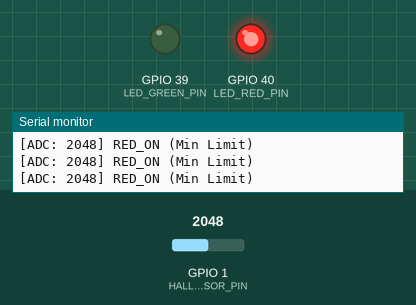
Recording of a program running on a simulated ESP32-S2. On the bench: output pins drawn as LEDs (lit = HIGH), the last lines printed to the serial monitor. Dashed ring = blinking. The test bench sets the inputs (shaded band); at power-on: GPIO 1 (HALL_SENSOR_PIN) = 2048 (analog values on the 0–4095 scale). No CAN messages arrive unless stated.

Above: at 2.2 s.
2.3 s: GPIO 1 (HALL_SENSOR_PIN) set to 2134
3.8 s: GPIO 1 (HALL_SENSOR_PIN) set to 2219
At 3.94 s:
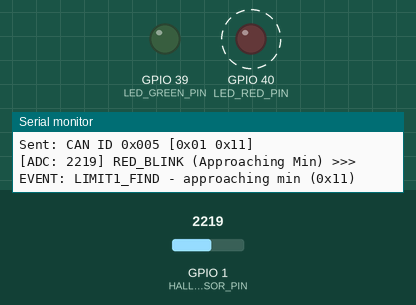
6.8 s: GPIO 1 (HALL_SENSOR_PIN) set to 2390
9.8 s: GPIO 1 (HALL_SENSOR_PIN) set to 2496
11.8 s: GPIO 1 (HALL_SENSOR_PIN) set to 2821
13.3 s: GPIO 1 (HALL_SENSOR_PIN) set to 2932
At 13.43 s:
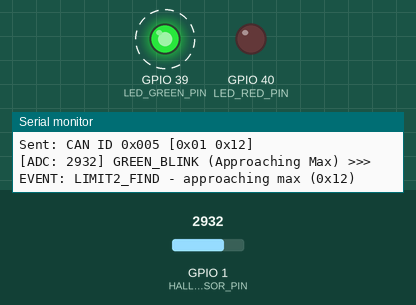
Timing chart, 0 to 17.3 s (numbered marks = the images above; inputs shaded):
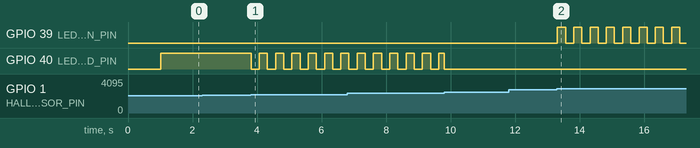

Measured:
- the behaviour switches between 2159 and 2160 on GPIO 1 (HALL_SENSOR_PIN) (found by bisection; images 0 and 1)
- the behaviour switches between 2860 and 2861 on GPIO 1 (HALL_SENSOR_PIN) (found by bisection; images 1 and 2)
- after the input at 3.8 s, GPIO 40 (LED_RED_PIN): alternates HIGH for 0.25 s and LOW for 0.25 s, starting at once
- after the input at 13.3 s, GPIO 39 (LED_GREEN_PIN): alternates HIGH for 0.25 s and LOW for 0.25 s, starting at once

The program:

main.cpp
```cpp
/*
 * ESP32-S2 Safety Node - TWAI CAN Bus Implementation
 *
 * Implements Safety Node Protocol (CAN ID: 0x005)
 * - Device ID 0x01: Safety Device 1 (e.g., Left/Yaw Limit)
 * - Device ID 0x02: Safety Device 2 (e.g., Up/Pitch Limit)
 *
 * LED Indicators:
 * - Red LED: Min limit warnings (solid or blink)
 * - Green LED: Max limit warnings (solid or blink)
 * - Alternating Red/Green (2 Hz): CAN communication error
 *
 * Board: Wemos/Lolin S2 Mini (ESP32-S2FN4R2)
 * Framework: PlatformIO (Arduino Core)
 * CAN: Internal TWAI (Two-Wire Automotive Interface)
 */

#include <Arduino.h>
#include "driver/twai.h"
#include "esp_task_wdt.h"

// CAN Configuration
#define CAN_ID_SAFETY       0x005
#define DEVICE_ID_1         0x01
#define DEVICE_ID_2         0x02
#define STATUS_MIN_LIMIT    0x10
#define STATUS_MAX_LIMIT    0x20
#define STATUS_LIMIT1_FIND  0x11
#define STATUS_LIMIT2_FIND  0x12

// CAN Bitrate configuration (set via build flags)
// Options: 250, 500, 800, 1000 kbps
#ifndef CAN_SPEED_KBPS
#define CAN_SPEED_KBPS      500  // Default: 500 kbps
#endif

#if CAN_SPEED_KBPS == 1000
#define CAN_BITRATE         TWAI_TIMING_CONFIG_1MBITS()
#define CAN_BITRATE_STR     "1 Mbps"
#elif CAN_SPEED_KBPS == 800
#define CAN_BITRATE         TWAI_TIMING_CONFIG_800KBITS()
#define CAN_BITRATE_STR     "800 kbps"
#elif CAN_SPEED_KBPS == 500
#define CAN_BITRATE         TWAI_TIMING_CONFIG_500KBITS()
#define CAN_BITRATE_STR     "500 kbps"
#elif CAN_SPEED_KBPS == 250
#define CAN_BITRATE         TWAI_TIMING_CONFIG_250KBITS()
#define CAN_BITRATE_STR     "250 kbps"
#elif CAN_SPEED_KBPS == 125
#define CAN_BITRATE         TWAI_TIMING_CONFIG_125KBITS()
#define CAN_BITRATE_STR     "125 kbps"
#else
#error "Unsupported CAN_SPEED_KBPS value. Use: 125, 250, 500, 800, or 1000"
#endif

// Heartbeat interval: 5000 ms (5 seconds)
#define HEARTBEAT_INTERVAL  5000

// Debounce time: 50ms (stable state required)
#define DEBOUNCE_TIME       10

// Watchdog timeout: 2 seconds
#define WDT_TIMEOUT_MS      2000

// Hall sensor thresholds for LED control
#define HALL_RED_BLINK_THRESHOLD     2460   // ADC < 2460 - red blink limit1 find  send STATUS_LIMIT1_FIND  0x11
#define HALL_RED_ON_THRESHOLD        2160   // ADC < 2160 - red on constantly border limit1
#define HALL_GREEN_BLINK_THRESHOLD  2860   // ADC > 2860 - green blink limit2 find  send STATUS_LIMIT2_FIND  0x12
#define HALL_GREEN_ON_THRESHOLD      3360   // ADC > 3360 - green on constantly border limit2

// LED blink interval
#define LED_BLINK_INTERVAL   500  // 500ms blink period

// Debug output (set to 0 to disable)
#define ENABLE_DEBUG_OUTPUT  1

// Device configuration (set via build flags)
#ifndef DEVICE_ID
#define DEVICE_ID           DEVICE_ID_1  // Default to Device 1
#endif

// Pin Configuration (ESP32-S2)
#define CAN_TX_PIN          5   // GPIO 5
#define CAN_RX_PIN          4   // GPIO 4
#define HALL_SENSOR_PIN     1   // GPIO 1 (A0, ADC)
#define LED_GREEN_PIN       39  // GPIO 39 (Green LED)
#define LED_RED_PIN         40  // GPIO 40 (Red LED)

// State variables
uint8_t current_device_id = DEVICE_ID;
unsigned long last_heartbeat = 0;
unsigned long last_hall_read = 0;
unsigned long last_led_update = 0;

// Hall sensor state
int last_hall_value = 0;
bool red_led_state = false;
bool green_led_state = false;
bool red_blink_mode = false;
bool green_blink_mode = false;
bool limit1_find_sent = false;  // Track if Limit1 Find was sent
bool limit2_find_sent = false;  // Track if Limit2 Find was sent

// CAN error state
bool can_error_mode = false;
uint8_t can_error_count = 0;
unsigned long last_can_error_blink = 0;
bool can_error_led_toggle = false;

// TWAI message structure
twai_message_t tx_message;

/**
 * Initialize TWAI (CAN) bus
 */
void setupTWAI() {
  // Configure TWAI pins
  twai_general_config_t g_config = TWAI_GENERAL_CONFIG_DEFAULT(
    (gpio_num_t)CAN_TX_PIN,
    (gpio_num_t)CAN_RX_PIN,
    TWAI_MODE_NORMAL
  );

  // Configure timing (500 kbps)
  twai_timing_config_t t_config = CAN_BITRATE;

  // Configure filter to accept all messages (we only send, but need filter for init)
  twai_filter_config_t f_config = TWAI_FILTER_CONFIG_ACCEPT_ALL();

  // Install TWAI driver
  esp_err_t result = twai_driver_install(&g_config, &t_config, &f_config);
  if (result != ESP_OK) {
    Serial.printf("Failed to install TWAI driver: %s\n", esp_err_to_name(result));
    while (1) {
      delay(1000);
    }
  }

  // Start TWAI driver (note: in some ESP32 versions, this is done automatically)
  result = twai_start();
  if (result != ESP_OK) {
    Serial.printf("Failed to start TWAI driver: %s\n", esp_err_to_name(result));
    while (1) {
      delay(1000);
    }
  }

  Serial.println("TWAI (CAN) bus initialized successfully");
}

/**
 * Check and recover from Bus-Off state
 */
void checkBusRecovery() {
  twai_status_info_t status_info;
  twai_get_status_info(&status_info);

  if (status_info.state == TWAI_STATE_BUS_OFF) {
    Serial.println("CAN Bus-Off detected, attempting recovery...");
    twai_initiate_recovery();
    delay(100);  // Wait for recovery
  }
}

/**
 * Send CAN message via TWAI
 */
bool sendCANMessage(uint32_t can_id, uint8_t* data, uint8_t data_len) {
  // Check bus state and recover if needed
  checkBusRecovery();

  // Prepare message
  tx_message.identifier = can_id;
  tx_message.data_length_code = data_len;
  tx_message.flags = TWAI_MSG_FLAG_NONE;
  tx_message.self = 0;
  tx_message.reserved = 0;

  // Copy data
  for (int i = 0; i < data_len && i < 8; i++) {
    tx_message.data[i] = data[i];
  }

  // Send message
  esp_err_t result = twai_transmit(&tx_message, pdMS_TO_TICKS(100));

  if (result == ESP_OK) {
    Serial.printf("Sent: CAN ID 0x%03X [", can_id);
    for (int i = 0; i < data_len; i++) {
      Serial.printf("0x%02X", data[i]);
      if (i < data_len - 1) Serial.print(" ");
    }
    Serial.println("]");

    // Reset error counter on successful transmission
    can_error_count = 0;
    if (can_error_mode) {
      can_error_mode = false;
      Serial.println("CAN communication restored");
    }
    return true;
  } else {
    Serial.printf("Failed to send CAN message: %s\n", esp_err_to_name(result));

    // Increment error counter
    can_error_count++;
    if (can_error_count >= 3 && !can_error_mode) {
      can_error_mode = true;
      Serial.println("CAN ERROR MODE: 3+ consecutive failures");
    }
    return false;
  }
}

/**
 * Send heartbeat message (1 byte: DeviceID only)
 */
void sendHeartbeat() {
  uint8_t payload[1] = {current_device_id};
  sendCANMessage(CAN_ID_SAFETY, payload, 1);
  // Note: LED feedback removed - using Hall sensor LEDs instead
}

/**
 * Send limit switch trigger message (based on Hall sensor)
 */
void sendLimitSwitchMessage(uint8_t device_id, uint8_t status) {
  uint8_t payload[2] = {device_id, status};
  sendCANMessage(CAN_ID_SAFETY, payload, 2);
}

/**
 * Read Hall sensor ADC value
 */
int readHallSensor() {
  return analogRead(HALL_SENSOR_PIN);
}

/**
 * Update LED states based on Hall sensor value or CAN error (non-blocking)
 */
void updateLEDs(int hall_value) {
  unsigned long current_time = millis();

  // CAN ERROR MODE: Alternate red/green blinking at 2 Hz (250ms per LED)
  if (can_error_mode) {
    if (current_time - last_can_error_blink >= 250) {
      can_error_led_toggle = !can_error_led_toggle;
      last_can_error_blink = current_time;
    }

    if (can_error_led_toggle) {
      digitalWrite(LED_RED_PIN, HIGH);
      digitalWrite(LED_GREEN_PIN, LOW);
    } else {
      digitalWrite(LED_RED_PIN, LOW);
      digitalWrite(LED_GREEN_PIN, HIGH);
    }
    return;  // Skip normal LED logic in error mode
  }

  // NORMAL MODE: Hall sensor based LED control
  bool led_update_due = (current_time - last_led_update >= LED_BLINK_INTERVAL / 2);

  // Determine LED states based on thresholds
  if (hall_value < HALL_RED_ON_THRESHOLD) {
    // Red LED on constantly
    red_blink_mode = false;
    red_led_state = true;
    green_led_state = false;
    green_blink_mode = false;
  } else if (hall_value < HALL_RED_BLINK_THRESHOLD) {
    // Red LED blink
    red_blink_mode = true;
    green_led_state = false;
    green_blink_mode = false;
    if (led_update_due) {
      red_led_state = !red_led_state;  // Toggle for blink
      last_led_update = current_time;
    }
  } else if (hall_value > HALL_GREEN_ON_THRESHOLD) {
    // Green LED on constantly
    green_blink_mode = false;
    green_led_state = true;
    red_led_state = false;
    red_blink_mode = false;
  } else if (hall_value > HALL_GREEN_BLINK_THRESHOLD) {
    // Green LED blink
    green_blink_mode = true;
    red_led_state = false;
    red_blink_mode = false;
    if (led_update_due) {
      green_led_state = !green_led_state;  // Toggle for blink
      last_led_update = current_time;
    }
  } else {
    // Normal range - both LEDs off
    red_led_state = false;
    green_led_state = false;
    red_blink_mode = false;
    green_blink_mode = false;
  }

  // Apply LED states
  digitalWrite(LED_RED_PIN, red_led_state ? HIGH : LOW);
  digitalWrite(LED_GREEN_PIN, green_led_state ? HIGH : LOW);
}

/**
 * Debug output for Hall sensor and threshold events
 */
void debugPrintHallSensor(int hall_value, const char* event = nullptr) {
#if ENABLE_DEBUG_OUTPUT
  static unsigned long last_print = 0;
  static int last_printed_value = -1;
  unsigned long current_time = millis();

  // Print ADC value every 500ms OR when event occurs
  bool should_print = (current_time - last_print >= 500) || (event != nullptr);

  if (should_print) {
    Serial.printf("[ADC: %4d] ", hall_value);

    // Print zone information
    if (hall_value < HALL_RED_ON_THRESHOLD) {
      Serial.print("RED_ON (Min Limit) ");
    } else if (hall_value < HALL_RED_BLINK_THRESHOLD) {
      Serial.print("RED_BLINK (Approaching Min) ");
    } else if (hall_value > HALL_GREEN_ON_THRESHOLD) {
      Serial.print("GREEN_ON (Max Limit) ");
    } else if (hall_value > HALL_GREEN_BLINK_THRESHOLD) {
      Serial.print("GREEN_BLINK (Approaching Max) ");
    } else {
      Serial.print("NORMAL ");
    }

    // Print event if any
    if (event != nullptr) {
      Serial.printf(">>> EVENT: %s", event);
    }

    Serial.println();
    last_print = current_time;
    last_printed_value = hall_value;
  }
#endif
}

/**
 * Check Hall sensor and send CAN messages if thresholds crossed
 */
void checkHallSensor() {
  int hall_value = readHallSensor();
  unsigned long current_time = millis();

  // Debounce: only check if enough time has passed
  if (current_time - last_hall_read < DEBOUNCE_TIME) {  // 50ms debounce
    return;
  }
  last_hall_read = current_time;

  // Check if value crossed thresholds and send CAN messages
  // ADC value ranges (according to thresholds):
  //   < 2160: Red zone (STATUS_MIN_LIMIT 0x10) - border limit1
  //   2160 <= ADC < 2460: Red blink zone (STATUS_LIMIT1_FIND 0x11) - approaching min limit
  //   2460 <= ADC <= 2860: Normal zone
  //   2860 < ADC <= 3360: Green blink zone (STATUS_LIMIT2_FIND 0x12) - approaching max limit
  //   > 3360: Green zone (STATUS_MAX_LIMIT 0x20) - border limit2

  // Min limit (red zone: ADC < 2160) - border limit1, send STATUS_MIN_LIMIT 0x10
  if (hall_value < HALL_RED_ON_THRESHOLD) {
    if (last_hall_value >= HALL_RED_ON_THRESHOLD) {
      // Just entered red zone (min limit fully triggered)
      sendLimitSwitchMessage(current_device_id, STATUS_MIN_LIMIT);
      debugPrintHallSensor(hall_value, "MIN_LIMIT triggered (0x10)");
      limit1_find_sent = false;  // Reset when min limit is reached
    }
  }

  // Limit1 Find (red blink zone: 2160 <= ADC < 2460) - send STATUS_LIMIT1_FIND 0x11
  if (hall_value >= HALL_RED_ON_THRESHOLD && hall_value < HALL_RED_BLINK_THRESHOLD) {
    if (last_hall_value < HALL_RED_ON_THRESHOLD || last_hall_value >= HALL_RED_BLINK_THRESHOLD) {
      // Just entered red blink zone (approaching min limit)
      if (!limit1_find_sent) {
        sendLimitSwitchMessage(current_device_id, STATUS_LIMIT1_FIND);
        debugPrintHallSensor(hall_value, "LIMIT1_FIND - approaching min (0x11)");
        limit1_find_sent = true;
      }
    }
  } else {
    // Reset flag when leaving red blink zone
    if (hall_value < HALL_RED_ON_THRESHOLD || hall_value >= HALL_RED_BLINK_THRESHOLD) {
      limit1_find_sent = false;
    }
  }

  // Limit2 Find (green blink zone: 2860 < ADC <= 3360) - send STATUS_LIMIT2_FIND 0x12
  if (hall_value > HALL_GREEN_BLINK_THRESHOLD && hall_value <= HALL_GREEN_ON_THRESHOLD) {
    if (last_hall_value <= HALL_GREEN_BLINK_THRESHOLD || last_hall_value > HALL_GREEN_ON_THRESHOLD) {
      // Just entered green blink zone (approaching max limit)
      if (!limit2_find_sent) {
        sendLimitSwitchMessage(current_device_id, STATUS_LIMIT2_FIND);
        debugPrintHallSensor(hall_value, "LIMIT2_FIND - approaching max (0x12)");
        limit2_find_sent = true;
      }
    }
  } else {
    // Reset flag when leaving green blink zone
    if (hall_value <= HALL_GREEN_BLINK_THRESHOLD || hall_value > HALL_GREEN_ON_THRESHOLD) {
      limit2_find_sent = false;
    }
  }

  // Max limit (green zone: ADC > 3360) - border limit2, send STATUS_MAX_LIMIT 0x20
  if (hall_value > HALL_GREEN_ON_THRESHOLD) {
    if (last_hall_value <= HALL_GREEN_ON_THRESHOLD) {
      // Just entered green zone (max limit fully triggered)
      sendLimitSwitchMessage(current_device_id, STATUS_MAX_LIMIT);
      debugPrintHallSensor(hall_value, "MAX_LIMIT triggered (0x20)");
      limit2_find_sent = false;  // Reset when max limit is reached
    }
  }

  last_hall_value = hall_value;

  // Update LEDs
  updateLEDs(hall_value);

  // Regular ADC readout
  debugPrintHallSensor(hall_value);
}


/**
 * Setup function
 */
void setup() {
  Serial.begin(115200);
  delay(1000);

  Serial.println("ESP32-S2 Safety Node Starting...");
  Serial.printf("Device ID: 0x%02X\n", current_device_id);
  Serial.printf("CAN Bitrate: %s\n", CAN_BITRATE_STR);

  // Configure pins
  pinMode(HALL_SENSOR_PIN, INPUT);  // ADC input
  pinMode(LED_GREEN_PIN, OUTPUT);
  pinMode(LED_RED_PIN, OUTPUT);
  digitalWrite(LED_GREEN_PIN, LOW);
  digitalWrite(LED_RED_PIN, LOW);

  // Initialize ADC
  analogReadResolution(12);  // 12-bit ADC (0-4095)

  // Initialize TWAI (CAN) bus
  setupTWAI();

  // Enable hardware watchdog timer (2 second timeout)
  esp_task_wdt_init(WDT_TIMEOUT_MS / 1000, true);
  esp_task_wdt_add(NULL);

  // Read initial Hall sensor value
  last_hall_value = readHallSensor();
  Serial.printf("Initial Hall sensor value: %d\n", last_hall_value);

  // Send initial heartbeat
  sendHeartbeat();
  last_heartbeat = millis();
  last_hall_read = millis();
  last_led_update = millis();

  Serial.println("Safety Node ready");
}

/**
 * Main loop (non-blocking)
 */
void loop() {
  // Feed watchdog
  esp_task_wdt_reset();

  unsigned long current_time = millis();

  // Task 1: Heartbeat Generator (every 5 seconds)
  if (current_time - last_heartbeat >= HEARTBEAT_INTERVAL) {
    sendHeartbeat();
    last_heartbeat = current_time;
  }

  // Task 2: Hall Sensor Monitor (with LED control)
  checkHallSensor();

  // Non-blocking: yield to other tasks
  // No delay() calls - fully non-blocking loop
}
```
